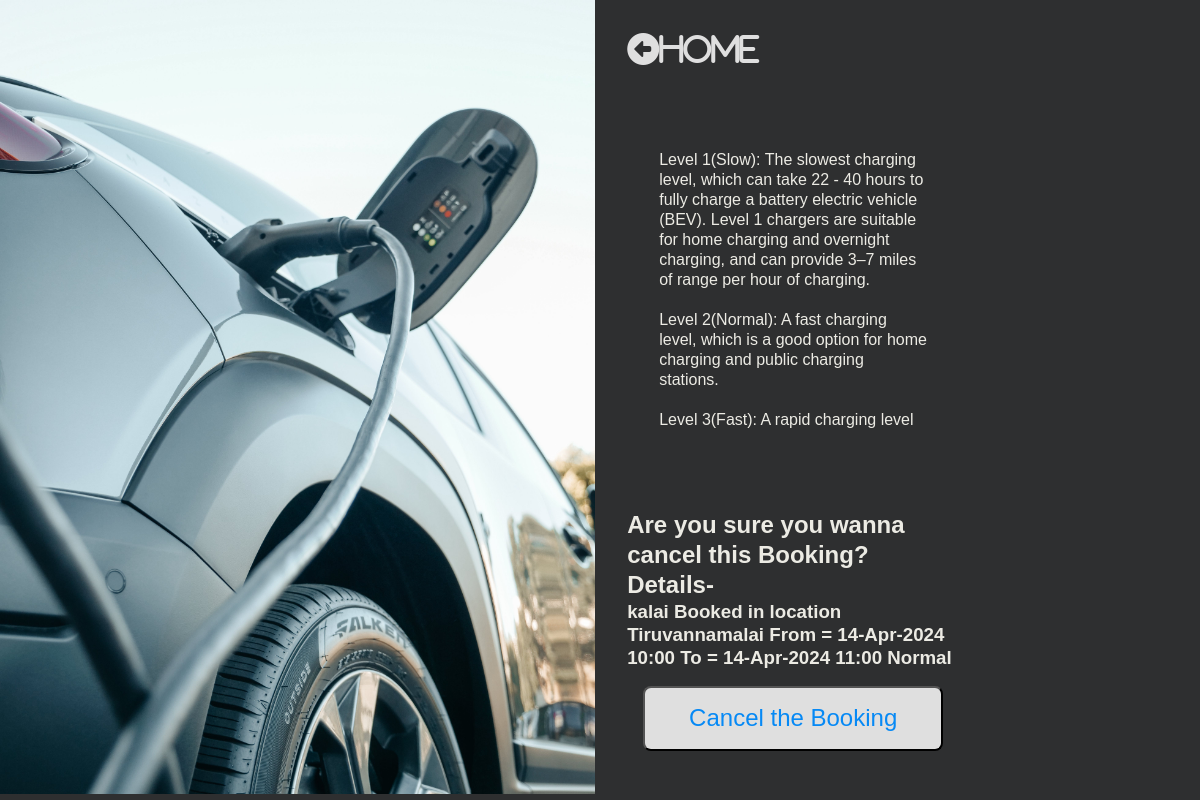
The page /booking/cancel/1/ on the database as committed earlier.
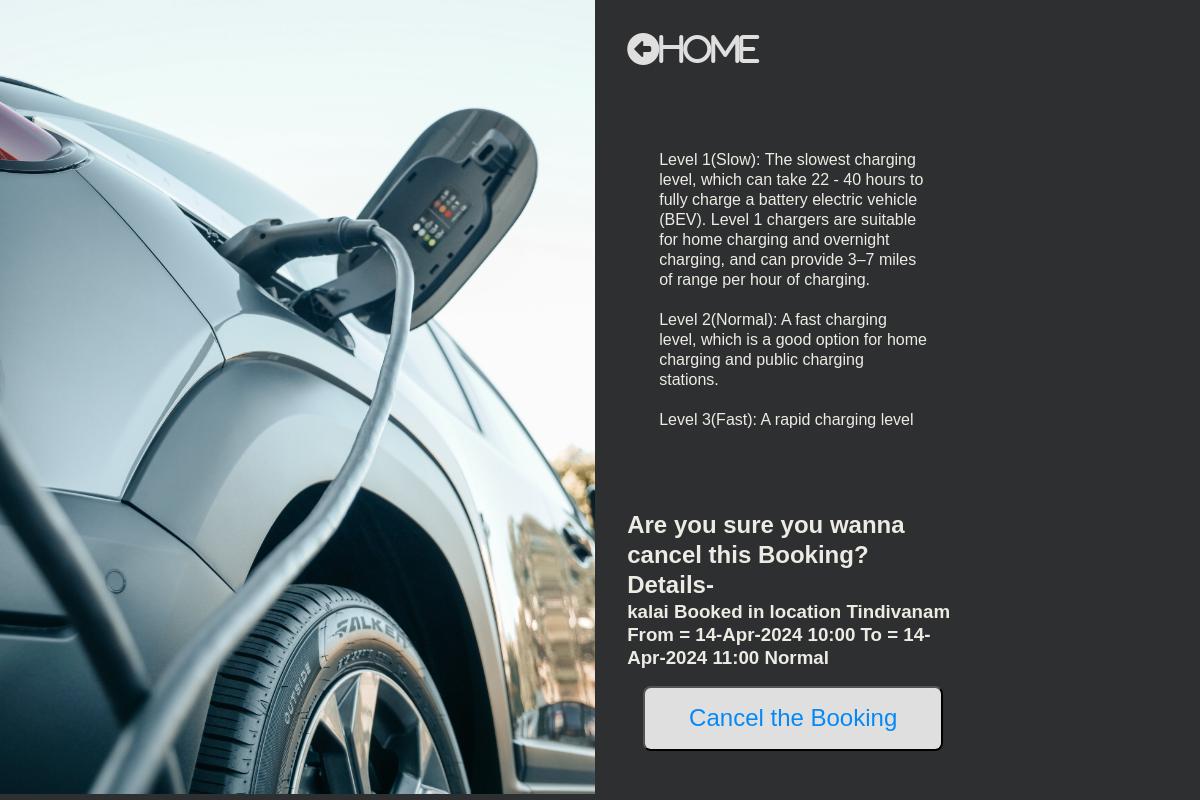
The same page on the database as committed later.
### book/models.py (models this page shows, shortened)
class Booking(models.Model):
    user = models.ForeignKey(settings.AUTH_USER_MODEL, on_delete=models.CASCADE)
    reserve = models.ForeignKey(reservation, on_delete=models.CASCADE)
    location = models.CharField(max_length=255, null=True)
    check_in = models.DateTimeField()
    check_out = models.DateTimeField()
    def __str__(self):
        return f"{self.user} Booked in location {self.location} " \
               f"From = {self.check_in.strftime('%d-%b-%Y %H:%M')} To = {self.check_out.strftime('%d-%b-%Y %H:%M')}"
    def get_reserve_category(self):
        reserve_categories = dict(self.reserve.RESERVATION_CATEGORIES)
        reserve_category = reserve_categories.get(self.reserve.category)
        return reserve_category

class reservation(models.Model):
    RESERVATION_CATEGORIES = (
        ("Level_1", "Slow"),
        ("Level_2", "Normal"),
        ("Level_3", "Fast"),
    )
    Choices = (
        ("1","started"),
        ("2","stoped")
    )
    charging_Port_number = models.IntegerField()
    charging_Port_number_2 = models.IntegerField()
    category = models.CharField(max_length=11, choices=RESERVATION_CATEGORIES)
    category_2 = models.CharField(max_length=5, choices=Choices)

### book/views.py (the view, shortened to what this page needs)
# urls.py: path('booking/cancel/<int:pk>/', CancelBookingView.as_view(), name='CancelBookingView'),
class CancelBookingView(DeleteView):
    model = Booking
    template_name = 'bookings/booking_cancel_view.html'
    success_url = reverse_lazy('book:Booking_list')
    def get_object(self, queryset=None):
        try:
            return super().get_object(queryset)
        except Booking.DoesNotExist:
            raise Http404("Booking does not exist")

### book/templates/bookings/booking_cancel_view.html (shortened to what this page needs)
{% load static %}
<!DOCTYPE html>
<html lang="en">
<head>
    <link rel="stylesheet" href="{% static 'css/reserve_detail_view.css' %}">
</head>
<body>
    <div class="content">
        <div class="image">
            <img
            src="/static/images/car.jpeg">
        </div>
        <div class="room">
            <div class="home">
                <a href="{% url 'book:Reserve_list' %}"><i class="fas fa-arrow-alt-circle-left">Home</i></a>
            </div>
            <div class="room-info">
                <p>Level 1(Slow): The slowest charging level, which can take 22 - 40 hours to fully charge a battery electric vehicle (BEV). Level 1 chargers are suitable for home charging and overnight charging, and can provide 3–7 miles of range per hour of charging.<br><br>
                    Level 2(Normal): A fast charging level, which is a good option for home charging and public charging stations.<br><br>
                    Level 3(Fast): A rapid charging level</p>
            </div>
            <form id="booking-form" action="{% url 'book:CancelBookingView' pk=booking.pk %}" method="POST">
                <h2>Are you sure you wanna cancel this Booking? Details-</h2>
                <h3>{{booking}} {{booking.get_reserve_category}} </h3>
                <div class="input-div">
                    <button type="submit">Cancel the Booking</button>
                </div>
            </form>
        </div>
    </div>
</body>
</html>

Rows that differ between the two databases and show on the page:
changed Booking "Normal": user+location+check_in "kalai Booked in location Tiruvannamalai From = 14-Apr-2024 10:00 To = 14-Apr-2024 11:00" → "kalai Booked in location Tindivanam From = 14-Apr-2024 10:00 To = 14-Apr-2024 11:00"
